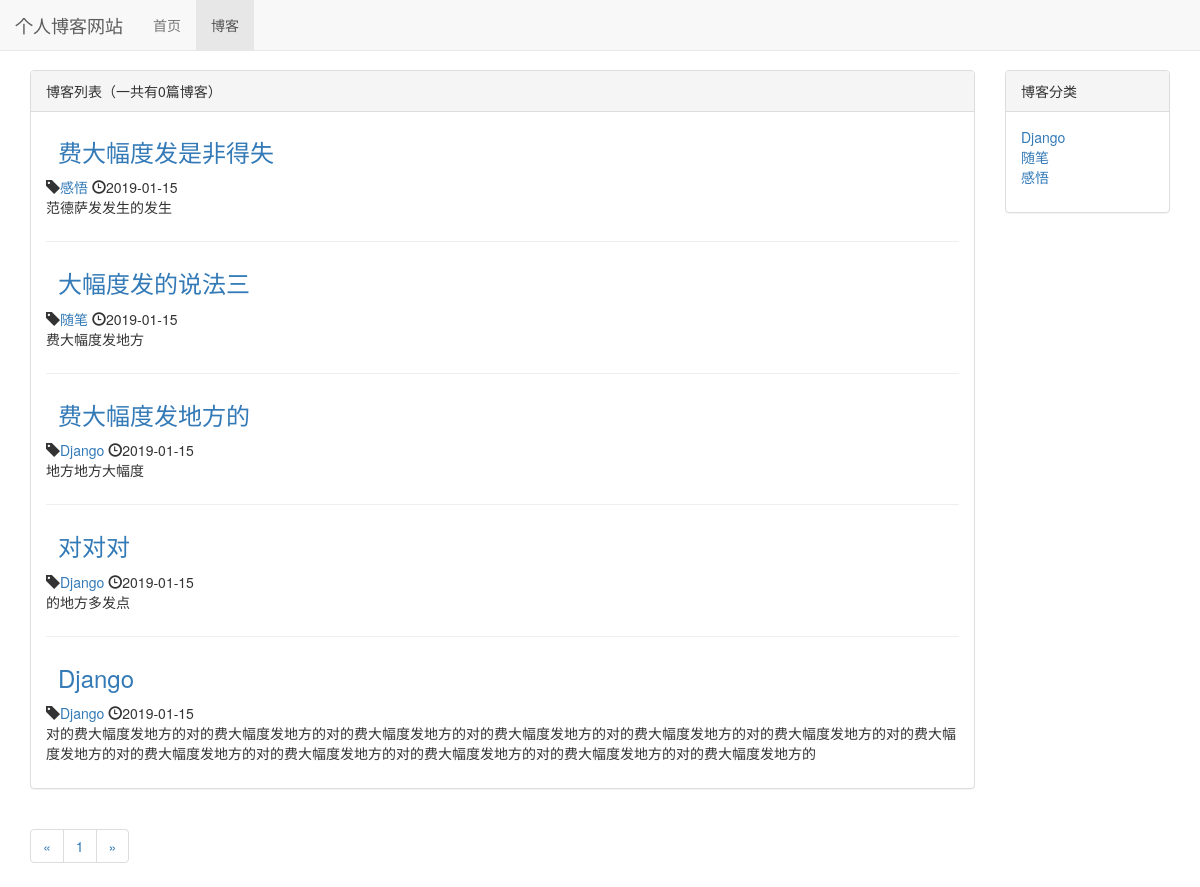
/blog/, run on an earlier commit of the app's database.
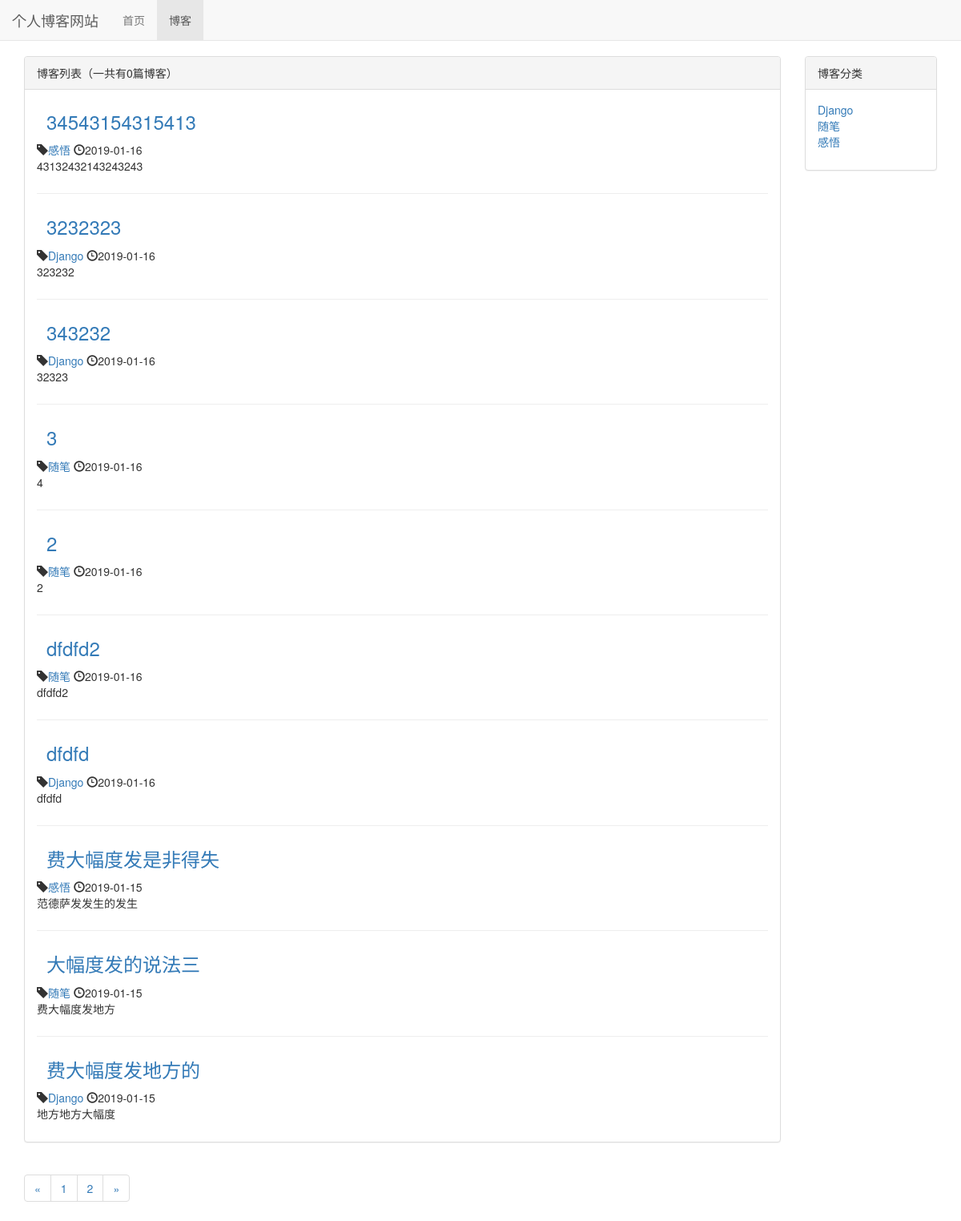
And on a later commit of the database.
### blog/models.py (models this page shows, shortened)
class Blog(models.Model):
    title = models.CharField(max_length=30)
    blog_type = models.ForeignKey(BlogType, on_delete=models.DO_NOTHING)
    content = models.TextField()
    author = models.ForeignKey(User, on_delete=models.DO_NOTHING)
    created_time = models.DateTimeField(auto_now_add=True)
    last_updated_time =  models.DateTimeField(auto_now=True)
    class Meta:
        ordering = ['-created_time']

class BlogType(models.Model):
    type_name = models.CharField(max_length=15)
    def __str__(self):
        return self.type_name

### blog/views.py (the view)
# urls.py: path('', views.blog_list, name='blog_list'),
def blog_list(request):
    blogs_all_list = Blog.objects.all()
    paginator = Paginator(blogs_all_list, 10)
    page_num = request.GET.get('page', 1)
    page_of_blogs = paginator.get_page(page_num)
    context = {}
    context['page_of_blogs'] = page_of_blogs
    context['blog_types'] = BlogType.objects.all()
    return render_to_response('blog/blog_list.html', context)

### templates/blog/blog_list.html (shortened to what this page needs)
{% extends 'base.html' %}
{% block nav_blog_active %}active{% endblock %}
{% load staticfiles %}
{% block header_extends %}
    <link rel="stylesheet" href="{% static 'blog/blog.css' %}">
{% endblock %}
{% block  content %}
    <div class="container">
        <div class="row">
            <div class="col-xs-12 col-sm-8 col-md-9 col-lg-10">
                <div class="panel panel-default">
                        <div class="panel-heading">{% block blog_list_title %}博客列表（一共有{{ page_of_blogs.paginator|length }}篇博客）{% endblock %}</div>
                        <div class="panel-body">
                            {% for blog in page_of_blogs.object_list %}
                                <div class="blog">
                                     <h3><a href="{% url 'blog_detail' blog.pk %}">{{ blog.title }}</a></h3>
                                     <P class="blog-info">
                                         <span class="glyphicon glyphicon-tag" ></span><a href="{% url 'blogs_with_type' blog.blog_type.pk %}">{{ blog.blog_type}}</a>
                                         <span class="glyphicon glyphicon-time" ></span>{{ blog.created_time|date:"Y-m-d"}}
                                     </P>
                                    <p>{{ blog.content|truncatechars:120 }}</p>
                                </div>
                                {% empty %}
                                <div class="blog">
                                    <h3>暂无博客， 敬请期待</h3>
                                </div>
                                {% endfor %}
                        </div>
                    </div>
                <div>
                  <ul class="pagination">
                    <li>
                        {% if page_of_blogs.has_previous %}
                          <a href="?page={{ page_of_blogs.previous_page_number }}" aria-label="Previous">
                            <span aria-hidden="true">&laquo;</span>
                          </a>
                        {% else %}
                          <span aria-hidden="true">&laquo;</span>
                        {% endif %}
                    </li>
                    {% for page_num in page_of_blogs.paginator.page_range %}
                      <li><a href="?page={{ page_num }}">{{ page_num }}</a></li>
                    {% endfor %}
                    <li>
                        {% if page_of_blogs.has_next %}
                          <a href="?page={{ page_of_blogs.next_page_number }}" aria-label="Next">
                            <span aria-hidden="true">&raquo;</span>
                          </a>
                        {% else %}
                          <span aria-hidden="true">&raquo;</span>
                        {% endif %}
                    </li>
                  </ul>
                </div>
            </div>
            <div class="hidden-xs col-sm-4 col-md-3 col-lg-2">
                <div class="panel panel-default">
                    <div class="panel-heading">博客分类</div>
                    <div class="panel-body">
                        <ul  class="blog-type">
                            {% for blog_type in blog_types %}
                            <li>
                                <a href="{% url 'blogs_with_type' blog_type.pk %}">{{ blog_type.type_name }}</a>
                            </li>
                            {% empty %}
                                <li>暂无分类</li>
                            {% endfor %}
                        </ul>
                    </div>
                </div>
            </div>
        </div>
    </div>
{% endblock %}

What changed in the data, as far as the page shows it:
no longer on this page (row unchanged): Blog: title "对对对", blog_type "Django", created_time "2019-01-15", content "的地方多发点"
no longer on this page (row unchanged): Blog: title "Django", blog_type "Django", created_time "2019-01-15", content "对的费大幅度发地方的对的费大幅度发地方的对的费大幅度发地方的对的费大幅度发地方的对的费大幅度发地方的对的费大幅度发地方的对的费大幅度发地方的对的费大幅度发地方的对的费大幅度发地方的对的费大幅度发地方的对的费大幅度发地方的对的费大幅度发地方的"
added Blog: title "34543154315413", blog_type "感悟", created_time "2019-01-16", content "43132432143243243"
added Blog: title "3232323", blog_type "Django", created_time "2019-01-16", content "323232"
added Blog: title "343232", blog_type "Django", created_time "2019-01-16", content "32323"
added Blog: title "3", blog_type "随笔", created_time "2019-01-16", content "4"
added Blog: title "2", blog_type "随笔", created_time "2019-01-16", content "2"
added Blog: title "dfdfd2", blog_type "随笔", created_time "2019-01-16", content "dfdfd2"
added Blog: title "dfdfd", blog_type "Django", created_time "2019-01-16", content "dfdfd"
Also different on the page:
new list line: "2"
